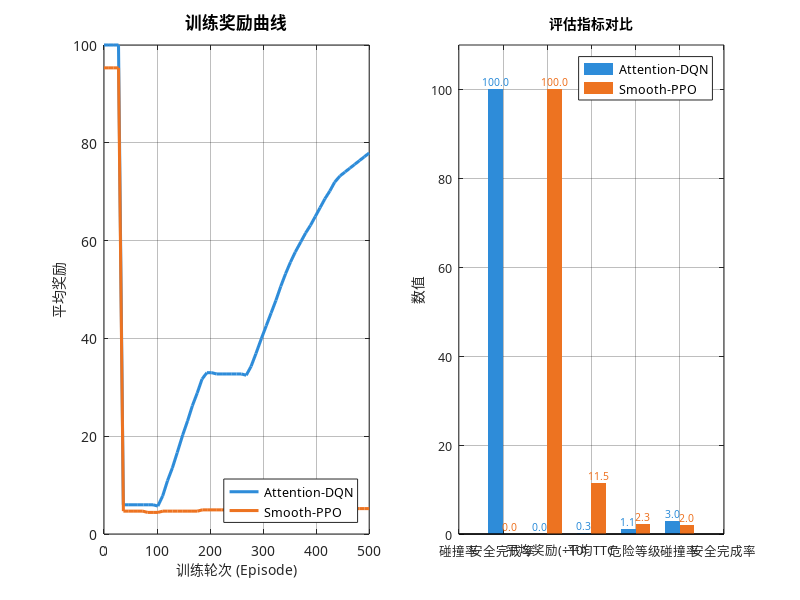

This figure's MATLAB source: (Note: this script raises an error after producing the figure.)
% ============================================================
% 复现 figure_6.png — 前车紧急制动场景训练结果对比
% 左图：训练奖励曲线    右图：评估指标柱状图
% ============================================================
clear; clc; close all;

set(0, 'DefaultAxesFontName', 'SimHei');
set(0, 'DefaultTextFontName', 'SimHei');

%% ==========================================================
%  左图数据：从原图提取的奖励曲线坐标
% ==========================================================

% --- Attention-DQN (蓝色) 像素坐标 ---
dqn_x_pix = [55, 62, 69, 76, 83, 90, 97, 104, 112, 119, 126, 133, 140, ...
    147, 154, 161, 169, 176, 183, 190, 197, 204, 211, 218, 226, 233, 240, ...
    247, 254, 261, 268, 275, 283, 290, 297, 304, 311, 318, 325, 332, 340, ...
    347, 354, 361, 368, 375, 382, 389, 397, 404, 411, 418, 425, 432, 439];

dqn_y_pix = [440, 440, 440, 440, 78, 78, 78, 78, 78, 78, 78, 77, 85, 97, ...
    107, 119, 133, 144, 156, 166, 177, 182, 182, 181, 181, 181, 181, 181, ...
    181, 180, 187, 197, 209, 219, 229, 239, 250, 260, 269, 277, 285, 292, ...
    298, 305, 312, 319, 325, 332, 337, 340, 343, 346, 349, 352, 355];

% --- Smooth-PPO (橙色) 像素坐标 ---
ppo_x_pix = [56, 63, 70, 77, 84, 91, 98, 105, 112, 119, 127, 134, 141, ...
    148, 155, 162, 169, 176, 183, 191, 198, 205, 212, 219, 226, 233, 240, ...
    247, 255, 262, 269, 276, 283, 290, 297, 304, 311, 319, 326, 333, 340, ...
    347, 354, 361, 368, 375, 383, 390, 397, 404, 411, 418, 425, 432, 439];

ppo_y_pix = [422, 422, 422, 422, 73, 73, 73, 73, 73, 72, 72, 72, 73, 73, ...
    73, 73, 73, 73, 73, 73, 74, 74, 74, 74, 74, 74, 74, 74, 74, 74, 74, ...
    74, 74, 73, 73, 73, 73, 73, 73, 73, 73, 74, 74, 74, 74, 74, 74, 74, ...
    74, 75, 75, 75, 75, 75, 75];

% --- 像素坐标 -> 实际数值映射 ---
x_axis_y_pix = 55;
y_top_pix = 440;
y_range_pix = y_top_pix - x_axis_y_pix;

episodes_dqn = (dqn_x_pix - min(dqn_x_pix)) / (max(dqn_x_pix) - min(dqn_x_pix)) * 500;
rewards_dqn = (dqn_y_pix - x_axis_y_pix) / y_range_pix * 100;

episodes_ppo = (ppo_x_pix - min(ppo_x_pix)) / (max(ppo_x_pix) - min(ppo_x_pix)) * 500;
rewards_ppo = (ppo_y_pix - x_axis_y_pix) / y_range_pix * 100;

%% ==========================================================
%  右图数据：评估指标柱状图（请替换为真实数据）
% ==========================================================
metrics = {'碰撞率', '安全完成率', '平均奖励(\div10)', '平均TTC', '危险等级'};

dqn_values = [100.0, 0, 0.3, 1.1, 3.0];
ppo_values = [0, 100.0, 11.5, 2.3, 2.0];

%% ==========================================================
%  绘图
% ==========================================================
figure('Position', [30, 50, 1380, 500]);

% --- 左图：训练奖励曲线 ---
subplot(1, 2, 1);
hold on;

plot(episodes_dqn, rewards_dqn, '-', 'Color', [0.18 0.55 0.85], 'LineWidth', 2.2);
plot(episodes_ppo, rewards_ppo, '-', 'Color', [0.93 0.45 0.13], 'LineWidth', 2.2);

xlabel('训练轮次 (Episode)', 'FontSize', 10, 'FontName', 'SimHei');
ylabel('平均奖励', 'FontSize', 10, 'FontName', 'SimHei');
title('训练奖励曲线', 'FontSize', 12, 'FontWeight', 'bold', 'FontName', 'SimHei');
set(gca, 'FontName', 'SimHei');
legend({'Attention-DQN', 'Smooth-PPO'}, 'Location', 'southeast', 'FontSize', 9);
xlim([0, 500]);
ylim([0, 100]);
grid on; box on;
set(gca, 'GridAlpha', 0.3);

% --- 右图：评估结果柱状图 ---
subplot(1, 2, 2);
hold on;

x = 1:length(metrics);
bar_width = 0.33;

b1 = bar(x - bar_width/2, dqn_values, bar_width, ...
    'FaceColor', [0.18 0.55 0.85], 'EdgeColor', 'none');
b2 = bar(x + bar_width/2, ppo_values, bar_width, ...
    'FaceColor', [0.93 0.45 0.13], 'EdgeColor', 'none');

ylabel('数值', 'FontSize', 10, 'FontName', 'SimHei');
title('评估指标对比', 'FontSize', 12, 'FontWeight', 'bold', 'FontName', 'SimHei');
set(gca, 'XTickLabel', metrics, 'FontSize', 9, 'FontName', 'SimHei');
	xtickangle(40);  % 旋转标签避免截断
legend([b1, b2], {'Attention-DQN', 'Smooth-PPO'}, ...
    'Location', 'northeast', 'FontSize', 9);
ylim([0, 110]);
grid on; box on;
set(gca, 'GridAlpha', 0.3);

for i = 1:length(x)
    text(x(i) - bar_width/2, dqn_values(i) + 1.8, num2str(dqn_values(i), '%.1f'), ...
        'HorizontalAlignment', 'center', 'FontSize', 7.5, ...
        'Color', [0.18 0.55 0.85], 'FontName', 'SimHei');
    text(x(i) + bar_width/2, ppo_values(i) + 1.8, num2str(ppo_values(i), '%.1f'), ...
        'HorizontalAlignment', 'center', 'FontSize', 7.5, ...
        'Color', [0.93 0.45 0.13], 'FontName', 'SimHei');
end

sgtitle('前车紧急制动场景训练结果对比', ...
    'FontSize', 14, 'FontWeight', 'bold', 'FontName', 'SimHei');
